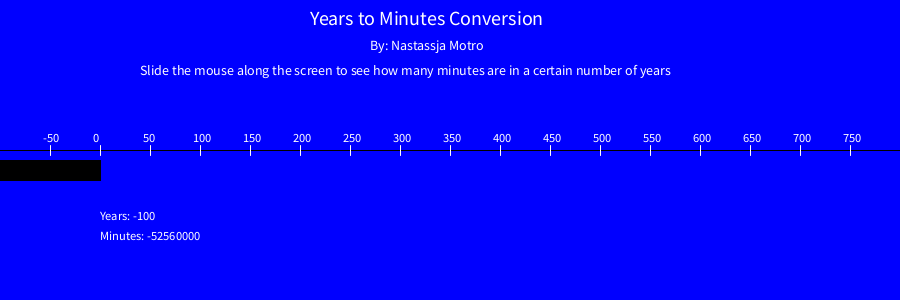
Frame 1 (no input)
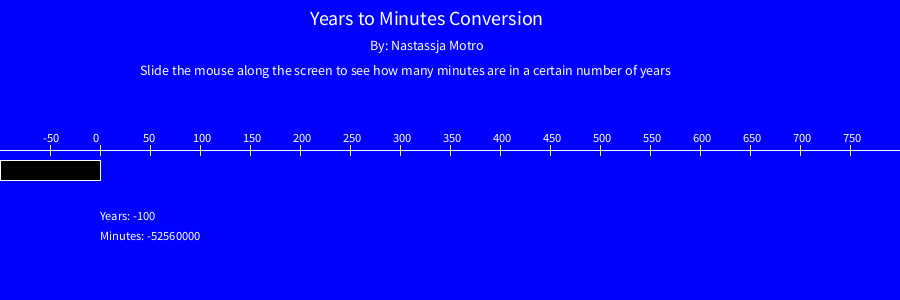
Frame 60 (the mouse pressed at the canvas centre just before this capture)
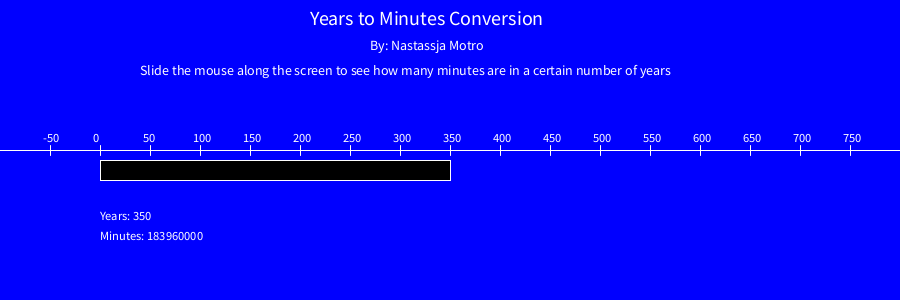
Frame 120 (the mouse held since frame 60 and released just before this capture)

The Processing sketch that drew these frames (run headless with seeded random() and noise(); from frame 60 on, the mouse is pressed at the canvas centre):

// Processing sketch: Years_to_Minutes_Conversion
// ── Years_to_Minutes_Conversion.pde
void setup() {
  size(900,300);
}

void draw() {
  textSize(12.5);
  yearsToMinutes(mouseX-100);
  fill(0);
  rect(100,160,mouseX-100,20);
  drawReference(100,150);
  fill(255);
  textSize(20);
  text("Years to Minutes Conversion",width/2-140,25);
  textSize(14);
  text("By: Nastassja Motro",width/2-80,50);
  text("Slide the mouse along the screen to see how many minutes are in a certain number of years", 140,75);
}

void drawReference(int x, int y) {
  fill(255);
  line(x-150,y,900,y);
  for(int i=-50; i<800; i+=50) {
    stroke(255);
    line(x+i,y-5,x+i,y+5);
    text(i,x+i-7,y-8);
  }
}

float yearsToMinutes(float val) {
  val = val*365*24*60;
  background(0,0,255);
  fill(255);
  text("Years: " + int(mouseX-100),100,220);
  text("Minutes: " + int(val), 100,240);
  return val;
}
